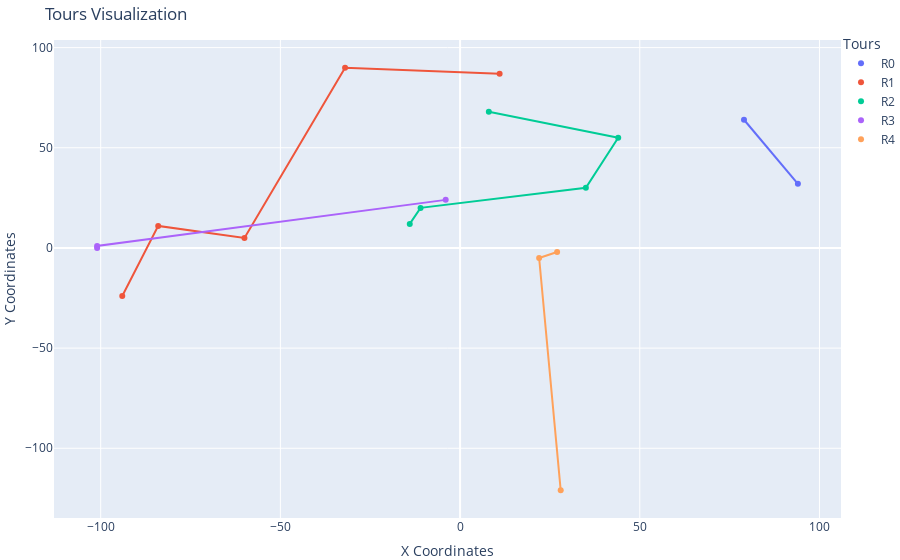

Notebook code for this chart:
### Code cell
importlib.reload(f)
tours = f.compile_tours(n_vehicles, routing, manager, solution, True)
fig = f.plot_tours(tours, coordinates)
fig.show()

### Figure 1 — Plotly figure (JSON) as saved in the notebook; plotly's stock layout.template omitted (floating-point values rounded to 4 significant figures)
{"data": [{"marker": {"color": "#636EFA"}, "mode": "markers", "name": "R0", "type": "scatter", "x": [79, 94], "y": [64, 32]}, {"line": {"color": "#636EFA"}, "mode": "lines", "showlegend": false, "type": "scatter", "x": [79, 94], "y": [64, 32]}, {"marker": {"color": "#EF553B"}, "mode": "markers", "name": "R1", "type": "scatter", "x": [11, -32, -60, -84, -94], "y": [87, 90, 5, 11, -24]}, {"line": {"color": "#EF553B"}, "mode": "lines", "showlegend": false, "type": "scatter", "x": [11, -32, -60, -84, -94], "y": [87, 90, 5, 11, -24]}, {"marker": {"color": "#00CC96"}, "mode": "markers", "name": "R2", "type": "scatter", "x": [8, 44, 35, -11, -14], "y": [68, 55, 30, 20, 12]}, {"line": {"color": "#00CC96"}, "mode": "lines", "showlegend": false, "type": "scatter", "x": [8, 44, 35, -11, -14], "y": [68, 55, 30, 20, 12]}, {"marker": {"color": "#AB63FA"}, "mode": "markers", "name": "R3", "type": "scatter", "x": [-4, -101, -101], "y": [24, 1, 0]}, {"line": {"color": "#AB63FA"}, "mode": "lines", "showlegend": false, "type": "scatter", "x": [-4, -101, -101], "y": [24, 1, 0]}, {"marker": {"color": "#FFA15A"}, "mode": "markers", "name": "R4", "type": "scatter", "x": [27, 22, 28], "y": [-2, -5, -121]}, {"line": {"color": "#FFA15A"}, "mode": "lines", "showlegend": false, "type": "scatter", "x": [27, 22, 28], "y": [-2, -5, -121]}], "layout": {"legend": {"bgcolor": "rgba(255, 255, 255, 0.5)", "title": {"text": "Tours"}, "x": 1, "xanchor": "left", "y": 1.02, "yanchor": "top"}, "margin": {"b": 0, "l": 0, "r": 0, "t": 40}, "title": {"text": "Tours Visualization"}, "xaxis": {"title": {"text": "X Coordinates"}}, "yaxis": {"title": {"text": "Y Coordinates"}}}}
